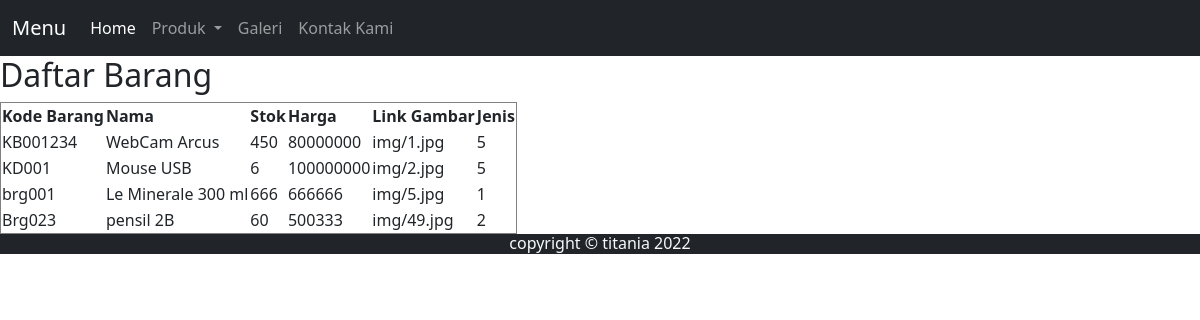
The page /Vbrg/ on the database its author committed.
### dashboard/models.py (models this page shows, shortened)
class Barang(models.Model):
    kodebrg=models.CharField(max_length=8)
    nama=models.CharField(max_length=50)
    stok=models.IntegerField()
    harga=models.BigIntegerField()
    link_gbr=models.CharField(max_length=150, blank=True, default='img/')
    waktu_posting=models.DateTimeField(auto_now_add=True)
    jenis_id=models.ForeignKey(Jenis, on_delete=models.CASCADE,null=True)

### dashboard/views.py (the view)
# urls.py: path('Vbrg/',Barang_View),
def Barang_View(request):
    barangs=Barang.objects.all()
    konteks={
        'barangs':barangs,
    }
    return render(request,'tampil_brg.html',konteks)

### templates/tampil_brg.html
{% extends 'base.html' %}
{% load static %}
{% block content %}
<h2 class="align-center">Daftar Barang</h2>
<table border="1">
    <tr>
        <th>Kode Barang</th>
        <th>Nama</th>
        <th>Stok</th>
        <th>Harga</th>
        <th>Link Gambar</th>
        <th>Jenis</th>
    </tr>
{% for Barang in barangs %}
    <tr>
        <td>{{ Barang.kodebrg }}</td>
        <td>{{ Barang.nama }}</td>
        <td>{{ Barang.stok }}</td>
        <td>{{ Barang.harga }}</td>
        <td>{{ Barang.link_gbr}}</td>
        <td>{{ Barang.jenis_id_id}}</td>
    </tr>
{% endfor %}
</table>
{% endblock %}

### templates/base.html (shortened to what this page needs)
{% load static %}
<!DOCTYPE html>
<html lang="en">
<head>
    {% include 'link.html'%}
</head>
<body>
      {% include 'menu.html'%}
      {% block content %}
      {% endblock %}
      <section id="footer">
        <nav class="navbar-expand-lg bg-dark text-light">
            <h6 align="center">copyright &copy; titania 2022 </h6>
        </nav>
      </section>
</body>
</html>

### templates/link.html (shortened to what this page needs)
{% load static %}
<link href="https://cdn.jsdelivr.net/npm/bootstrap@5.2.0/dist/css/bootstrap.min.css" rel="stylesheet">
<link href="{% static 'aos/css/aos.css'%}" rel="stylesheet">
<link rel="stylesheet" href="https://cdn.jsdelivr.net/npm/bootstrap-icons@1.8.3/font/bootstrap-icons.css">

### templates/menu.html (shortened to what this page needs)
<section id="menu">
    <nav class="navbar navbar-expand-lg navbar-dark bg-dark">
      <div class="container-fluid">
        <a class="navbar-brand" href="#">Menu</a>
        <div class="collapse navbar-collapse" id="navbarNavDropdown">
          <ul class="navbar-nav">
            <li class="nav-item">
              <a class="nav-link active" aria-current="page" href="/">Home</a>
            </li>
            <li class="nav-item dropdown">
              <a class="nav-link dropdown-toggle" href="#" id="navbarDropdownMenuLink" role="button"
                data-bs-toggle="dropdown" aria-expanded="false">
                Produk
              </a>
            <li class="nav-item">
              <a class="nav-link" href="#Produk">Galeri</a>
            </li>
            <li class="nav-item">
              <a class="nav-link" href="#Kontak">Kontak Kami</a>
            </li>
            </li>
          </ul>
        </div>
      </div>
    </nav>
  </section>

### rows shown on the page
Barang: kodebrg "KB001234", nama "WebCam Arcus", stok "450", harga "80000000", link_gbr "img/1.jpg", jenis_id_id "5"
Barang: kodebrg "KD001", nama "Mouse USB", stok "6", harga "100000000", link_gbr "img/2.jpg", jenis_id_id "5"
Barang: kodebrg "brg001", nama "Le Minerale 300 ml", stok "666", harga "666666", link_gbr "img/5.jpg", jenis_id_id "1"
Barang: kodebrg "Brg023", nama "pensil 2B", stok "60", harga "500333", link_gbr "img/49.jpg", jenis_id_id "2"
